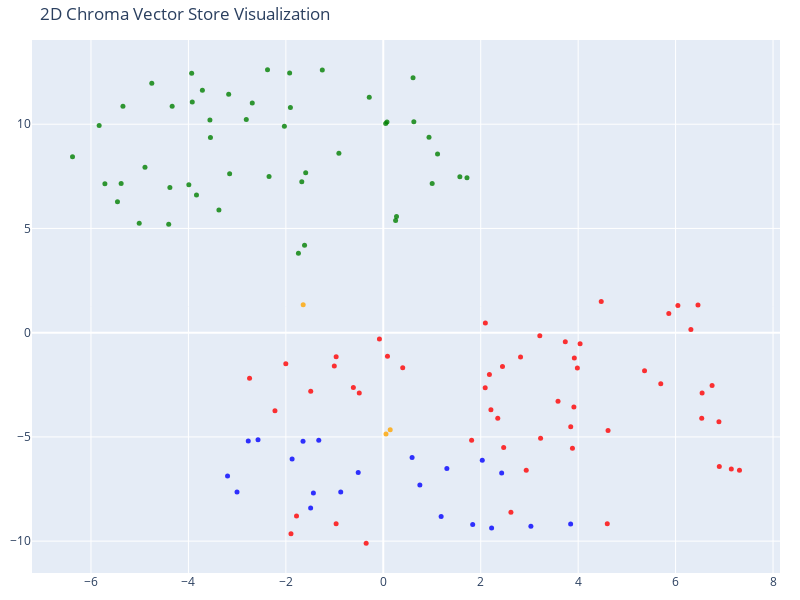

The notebook cell this image was saved under:
### Code cell
# 人間は、2Dで物事を視覚化する方が簡単と感じるので
# T-SNEを使用して、ベクターの寸法を2Dに減らします
# （t分配された確率的隣接埋め込み）

tsne = TSNE(n_components=2, random_state=42)
reduced_vectors = tsne.fit_transform(vectors)

# 2D散布図を作成します
fig = go.Figure(data=[go.Scatter(
    x=reduced_vectors[:, 0],
    y=reduced_vectors[:, 1],
    mode='markers',
    marker=dict(size=5, color=colors, opacity=0.8),
    text=[f"Type: {t}<br>Text: {d[:100]}..." for t, d in zip(doc_types, documents)],
    hoverinfo='text'
)])

fig.update_layout(
    title='2D Chroma Vector Store Visualization',
    scene=dict(xaxis_title='x',yaxis_title='y'),
    width=800,
    height=600,
    margin=dict(r=20, b=10, l=10, t=40)
)

fig.show()

### Figure 1 — Plotly figure (JSON) as saved in the notebook; plotly's stock layout.template omitted (floating-point values rounded to 4 significant figures)
{"data": [{"hoverinfo": "text", "marker": {"color": ["orange", "orange", "orange", "red", "red", "red", "red", "red", "red", "red", "red", "red", "red", "red", "red", "red", "red", "red", "red", "red", "red", "red", "red", "red", "red", "red", "red", "red", "red", "red", "red", "red", "red", "red", "red", "red", "red", "red", "red", "red", "red", "red", "red", "red", "red", "red", "red", "red", "red", "red", "red", "red", "red", "red", "red", "green", "green", "green", "green", "green", "green", "green", "green", "green", "green", "green", "green", "green", "green", "green", "green", "green", "green", "green", "green", "green", "green", "green", "green", "green", "green", "green", "green", "green", "green", "green", "green", "green", "green", "green", "green", "green", "green", "green", "green", "green", "green", "green", "green", "green", "green", "green", "blue", "blue", "blue", "blue", "blue", "blue", "blue", "blue", "blue", "blue", "blue", "blue", "blue", "blue", "blue", "blue", "blue", "blue", "blue", "blue", "blue"], "opacity": 0.8, "size": 5}, "mode": "markers", "text": ["Type: company<br>Text: # About Insurellm\n\nInsurellm was founded by Avery Lancaster in 2015 as an insurance tech startup des...", "Type: company<br>Text: # Careers at Insurellm\n\nInsurellm is hiring! We are looking for talented software engineers, data sc...", "Type: company<br>Text: # Overview of Insurellm\n\nInsurellm is an innovative insurance tech firm with 200 employees across th...", "Type: contracts<br>Text: # Contract with Apex Reinsurance for Rellm: AI-Powered Enterprise Reinsurance Solution\n\n## Terms\n\n1....", "Type: contracts<br>Text: ## Renewal\n\n1. **Automatic Renewal**: This Agreement will automatically renew for successive one-yea...", "Type: contracts<br>Text: 2. **Seamless Integrations**: The architecture of Rellm allows for easy integration with existing sy...", "Type: contracts<br>Text: 1. **Technical Support**: Provider shall offer dedicated technical support to the Client via phone, ...", "Type: contracts<br>Text: **Insurellm, Inc.**  \n_____________________________  \nAuthorized Signature   \nDate: ________________...", "Type: contracts<br>Text: # Contract with Belvedere Insurance for Markellm\n\n## Terms\nThis Contract (\"Agreement\") is made and e...", "Type: contracts<br>Text: ## Renewal\n1. **Renewal Terms**: This Agreement may be renewed for additional one-year terms upon mu...", "Type: contracts<br>Text: ## Features\n1. **AI-Powered Matching**: Belvedere Insurance will benefit from Markellm's AI-powered ...", "Type: contracts<br>Text: ## Support\n1. **Technical Support**: Technical support will be available from 9 AM to 7 PM EST, Mond...", "Type: contracts<br>Text: **Belvedere Insurance**  \nSignature: ______________________  \nName: [Authorized Signatory]  \nTitle: ...", "Type: contracts<br>Text: # Contract with BrightWay Solutions for Markellm\n\n**Contract Date:** October 5, 2023  \n**Contract ID...", "Type: contracts<br>Text: 3. **Service Level Agreement (SLA):**  \n   Insurellm commits to a 99.9% uptime for the platform with...", "Type: contracts<br>Text: 2. **Real-Time Quote Availability:**  \n   Consumers sourced via BrightWay Solutions will receive rea...", "Type: contracts<br>Text: 3. **Training and Onboarding:**  \n   Insurellm agrees to provide one free training session on how to...", "Type: contracts<br>Text: # Contract with EverGuard Insurance for Rellm: AI-Powered Enterprise Reinsurance Solution\n\n**Contrac...", "Type: contracts<br>Text: 4. **Usage Rights**: EverGuard Insurance is granted a non-exclusive, non-transferable license to acc...", "Type: contracts<br>Text: 1. **Core Functionality**: Rellm provides EverGuard Insurance with advanced AI-driven analytics, sea...", "Type: contracts<br>Text: 1. **Customer Support**: Insurellm will provide EverGuard Insurance with 24/7 customer support, incl...", "Type: contracts<br>Text: ---\n\n**Signatures**  \n**For Insurellm**: __________________________  \n**Name**: John Smith  \n**Title...", "Type: contracts<br>Text: # Contract with GreenField Holdings for Markellm\n\n**Effective Date:** November 15, 2023  \n**Contract...", "Type: contracts<br>Text: ## Renewal\n1. **Automatic Renewal**: This contract will automatically renew for sequential one-year ...", "Type: contracts<br>Text: ## Features\n1. **AI-Powered Matching**: Access to advanced algorithms that connect GreenField Holdin...", "Type: contracts<br>Text: ## Support\n1. **Customer Support Access**: The Client will have access to dedicated support through ...", "Type: contracts<br>Text: **Signatures:**  \n_________________________                           _________________________  \n**...", "Type: contracts<br>Text: # Contract with Greenstone Insurance for Homellm\n\n---\n\n## Terms\n\n1. **Parties**: This Contract (\"Agr...", "Type: contracts<br>Text: 4. **Payment Terms**: \n   - The Customer shall pay an amount of $10,000 per month for the Standard T...", "Type: contracts<br>Text: ---\n\n## Features\n\n- **AI-Powered Risk Assessment**: Customer will have access to enhanced risk evalu...", "Type: contracts<br>Text: - **Customer Portal**: A dedicated portal will be provided, allowing the Customer's clients to manag...", "Type: contracts<br>Text: ______________________________  \n[Name], [Title]  \nDate: ______________________\n\n**For Greenstone In...", "Type: contracts<br>Text: # Contract with GreenValley Insurance for Homellm\n\n**Contract Date:** October 6, 2023  \n**Contract N...", "Type: contracts<br>Text: 4. **Confidentiality:** Both parties agree to maintain the confidentiality of proprietary informatio...", "Type: contracts<br>Text: 1. **AI-Powered Risk Assessment:** Access to advanced AI algorithms for real-time risk evaluations.\n...", "Type: contracts<br>Text: 3. **Regular Updates:** Insurellm will offer ongoing updates and enhancements to the Homellm platfor...", "Type: contracts<br>Text: # Contract with Pinnacle Insurance Co. for Homellm\n\n## Terms\nThis contract (\"Contract\") is entered i...", "Type: contracts<br>Text: ## Renewal\n1. **Renewal Terms**: At the end of the initial term, this Contract shall automatically r...", "Type: contracts<br>Text: ## Features\n1. **AI-Powered Risk Assessment**: Utilized for tailored underwriting decisions specific...", "Type: contracts<br>Text: ## Support\n1. **Technical Support**: Insurellm shall provide 24/7 technical support via an email and...", "Type: contracts<br>Text: # Contract with Roadway Insurance Inc. for Carllm\n\n---\n\n## Terms\n\n1. **Agreement Effective Date**: T...", "Type: contracts<br>Text: ---\n\n## Renewal\n\n1. **Automatic Renewal**: This agreement will automatically renew for an additional...", "Type: contracts<br>Text: ---\n\n## Features\n\n1. **Access to Core Features**: Roadway Insurance Inc. will have access to all Pro...", "Type: contracts<br>Text: ---\n\n## Support\n\n1. **Technical Support**: Roadway Insurance Inc. will receive priority technical su...", "Type: contracts<br>Text: # Contract with Stellar Insurance Co. for Rellm\n\n## Terms\nThis contract is made between **Insurellm*...", "Type: contracts<br>Text: ### Termination\nEither party may terminate this agreement with a **30-day written notice**. In the e...", "Type: contracts<br>Text: ## Features\nStellar Insurance Co. will receive access to the following features of the Rellm product...", "Type: contracts<br>Text: ## Support\nInsurellm provides Stellar Insurance Co. with the following support services:\n\n- **24/7 T...", "Type: contracts<br>Text: # Contract with TechDrive Insurance for Carllm\n\n**Contract Date:** October 1, 2024  \n**Contract Dura...", "Type: contracts<br>Text: ## Renewal\n\n1. **Automatic Renewal**: This contract shall automatically renew for additional one-yea...", "Type: contracts<br>Text: ## Support\n\n1. **Customer Support**: Insurellm will provide 24/7 customer support to TechDrive Insur...", "Type: contracts<br>Text: **TechDrive Insurance Representative:**  \nName: Sarah Johnson  \nTitle: Operations Director  \nDate: _...", "Type: contracts<br>Text: # Contract with Velocity Auto Solutions for Carllm\n\n**Contract Date:** October 1, 2023  \n**Contract ...", "Type: contracts<br>Text: ## Renewal\n\n1. **Automatic Renewal**: This contract will automatically renew for successive 12-month...", "Type: contracts<br>Text: ## Support\n\n1. **Customer Support**: Velocity Auto Solutions will have access to Insurellm’s custome...", "Type: employees<br>Text: # HR Record\n\n# Alex Chen\n\n## Summary\n- **Date of Birth:** March 15, 1990  \n- **Job Title:** Backend ...", "Type: employees<br>Text: ## Annual Performance History\n- **2020:**  \n  - Completed onboarding successfully.  \n  - Met expecta...", "Type: employees<br>Text: ## Compensation History\n- **2020:** Base Salary: $80,000  \n- **2021:** Base Salary Increase to $90,0...", "Type: employees<br>Text: Alex Chen continues to be a vital asset at Insurellm, contributing significantly to innovative backe...", "Type: employees<br>Text: # HR Record\n\n# Alex Harper\n\n## Summary\n- **Date of Birth**: March 15, 1993  \n- **Job Title**: Sales ...", "Type: employees<br>Text: ## Annual Performance History  \n- **2021**:  \n  - **Performance Rating**: 4.5/5  \n  - **Key Achievem...", "Type: employees<br>Text: - **2022**:  \n  - **Base Salary**: $65,000 (Promotion to Senior SDR)  \n  - **Bonus**: $13,000 (20% o...", "Type: employees<br>Text: # HR Record\n\n# Alex Thomson\n\n## Summary\n- **Date of Birth:** March 15, 1995  \n- **Job Title:** Sales...", "Type: employees<br>Text: ## Annual Performance History  \n- **2022** - Rated as \"Exceeds Expectations.\" Alex Thomson achieved ...", "Type: employees<br>Text: ## Other HR Notes\n- Alex Thomson is an active member of the Diversity and Inclusion committee at Ins...", "Type: employees<br>Text: # Avery Lancaster\n\n## Summary\n- **Date of Birth**: March 15, 1985  \n- **Job Title**: Co-Founder & Ch...", "Type: employees<br>Text: - **2010 - 2013**: Business Analyst at Edge Analytics  \n  Prior to joining Innovate, Avery worked as...", "Type: employees<br>Text: - **2018**: **Exceeds Expectations**  \n  Under Avery’s pivoted vision, Insurellm launched two new su...", "Type: employees<br>Text: - **2022**: **Satisfactory**  \n  Avery focused on rebuilding team dynamics and addressing employee c...", "Type: employees<br>Text: ## Compensation History\n- **2015**: $150,000 base salary + Significant equity stake  \n- **2016**: $1...", "Type: employees<br>Text: ## Other HR Notes\n- **Professional Development**: Avery has actively participated in leadership trai...", "Type: employees<br>Text: # HR Record\n\n# Emily Carter\n\n## Summary\n- **Date of Birth:** August 12, 1990  \n- **Job Title:** Acco...", "Type: employees<br>Text: - **2017-2019:** Marketing Intern  \n  - Assisted with market research and campaign development for s...", "Type: employees<br>Text: ## Compensation History\n| Year | Base Salary | Bonus         | Total Compensation |\n|------|--------...", "Type: employees<br>Text: Emily Carter exemplifies the kind of talent that drives Insurellm's success and is an invaluable ass...", "Type: employees<br>Text: # HR Record\n\n# Emily Tran\n\n## Summary\n- **Date of Birth:** March 18, 1991  \n- **Job Title:** Digital...", "Type: employees<br>Text: - **January 2017 - May 2018**: Marketing Intern  \n  - Supported the Marketing team by collaborating ...", "Type: employees<br>Text: - **2021**:  \n  - Performance Rating: Meets Expectations  \n  - Key Achievements: Contributed to the ...", "Type: employees<br>Text: - **Professional Development Goals**:  \n  - Emily Tran aims to become a Marketing Manager within the...", "Type: employees<br>Text: # HR Record\n\n# Jordan Blake\n\n## Summary\n- **Date of Birth:** March 15, 1993  \n- **Job Title:** Sales...", "Type: employees<br>Text: ## Annual Performance History\n- **2021:** First year at Insurellm; achieved 90% of monthly targets. ...", "Type: employees<br>Text: ## Other HR Notes\n- Jordan has shown an interest in continuing education, actively participating in ...", "Type: employees<br>Text: # HR Record\n\n# Jordan K. Bishop\n\n## Summary\n- **Date of Birth:** March 15, 1990\n- **Job Title:** Fro...", "Type: employees<br>Text: ## Annual Performance History\n- **2019:** Exceeds Expectations - Continuously delivered high-quality...", "Type: employees<br>Text: ## Compensation History\n- **June 2018:** Starting Salary - $85,000\n- **June 2019:** Salary Increase ...", "Type: employees<br>Text: ## Other HR Notes\n- Jordan K. Bishop has been an integral part of club initiatives, including the In...", "Type: employees<br>Text: # HR Record\n\n# Maxine Thompson\n\n## Summary\n- **Date of Birth:** January 15, 1991  \n- **Job Title:** ...", "Type: employees<br>Text: ## Insurellm Career Progression\n- **January 2017 - October 2018**: **Junior Data Engineer**  \n  * Ma...", "Type: employees<br>Text: ## Annual Performance History\n- **2017**: *Meets Expectations*  \n  Maxine showed potential in her ro...", "Type: employees<br>Text: - **2021**: *Exceeds Expectations*  \n  Maxine spearheaded the transition to a new data warehousing s...", "Type: employees<br>Text: ## Compensation History\n- **2017**: $70,000 (Junior Data Engineer)  \n- **2018**: $75,000 (Junior Dat...", "Type: employees<br>Text: # HR Record\n\n# Oliver Spencer\n\n## Summary\n- **Date of Birth**: May 14, 1990  \n- **Job Title**: Backe...", "Type: employees<br>Text: ## Annual Performance History\n- **2018**: **3/5** - Adaptable team player but still learning to take...", "Type: employees<br>Text: ## Compensation History\n- **March 2018**: Initial salary of $80,000.\n- **July 2019**: Salary increas...", "Type: employees<br>Text: # Samantha Greene\n\n## Summary\n- **Date of Birth:** October 14, 1990\n- **Job Title:** HR Generalist\n-...", "Type: employees<br>Text: ## Annual Performance History\n- **2020:** Exceeds Expectations  \n  Samantha Greene demonstrated exce...", "Type: employees<br>Text: ## Compensation History\n- **2020:** Base Salary - $55,000  \n  The entry-level salary matched industr...", "Type: employees<br>Text: - **2023:** Base Salary - $70,000  \n  Recognized for substantial improvement in employee relations m...", "Type: employees<br>Text: # HR Record\n\n# Samuel Trenton\n\n## Summary\n- **Date of Birth:** April 12, 1989  \n- **Job Title:** Sen...", "Type: employees<br>Text: ## Annual Performance History\n- **2023:** Rating: 4.5/5  \n  *Samuel exceeded expectations, successfu...", "Type: employees<br>Text: ## Compensation History\n- **2023:** Base Salary: $115,000 + Bonus: $15,000  \n  *Annual bonus based o...", "Type: employees<br>Text: - **Engagement in Company Culture:** Regularly participates in team-building events and contributes ...", "Type: products<br>Text: # Product Summary\n\n# Carllm\n\n## Summary\n\nCarllm is an innovative auto insurance product developed by...", "Type: products<br>Text: - **Instant Quoting**: With Carllm, insurance companies can offer near-instant quotes to customers, ...", "Type: products<br>Text: - **Mobile Integration**: Carllm is designed to work seamlessly with mobile applications, providing ...", "Type: products<br>Text: - **Professional Tier**: $2,500/month\n  - For medium-sized companies.\n  - All Basic Tier features pl...", "Type: products<br>Text: ### Q2 2025: Customer Experience Improvements\n- Launch of a new **mobile app** for end-users.\n- Intr...", "Type: products<br>Text: # Product Summary\n\n# Homellm\n\n## Summary\nHomellm is an innovative home insurance product developed b...", "Type: products<br>Text: ### 2. Dynamic Pricing Model\nWith Homellm's innovative dynamic pricing model, insurance providers ca...", "Type: products<br>Text: ### 5. Multi-Channel Integration\nHomellm seamlessly integrates into existing insurance platforms, pr...", "Type: products<br>Text: - **Basic Tier:** Starting at $5,000/month for small insurers with basic integration features.\n- **S...", "Type: products<br>Text: All tiers include a comprehensive training program and ongoing updates to ensure optimal performance...", "Type: products<br>Text: With Homellm, Insurellm is committed to transforming the landscape of home insurance, ensuring both ...", "Type: products<br>Text: # Product Summary\n\n# Markellm\n\n## Summary\n\nMarkellm is an innovative two-sided marketplace designed ...", "Type: products<br>Text: - **User-Friendly Interface**: Designed with user experience in mind, Markellm features an intuitive...", "Type: products<br>Text: - **Customer Support**: Our dedicated support team is always available to assist both consumers and ...", "Type: products<br>Text: ### For Insurance Companies:\n- **Basic Listing Fee**: $199/month for a featured listing on the platf...", "Type: products<br>Text: ### Q3 2025\n- Initiate a comprehensive marketing campaign targeting both consumers and insurers to i...", "Type: products<br>Text: # Product Summary\n\n# Rellm: AI-Powered Enterprise Reinsurance Solution\n\n## Summary\n\nRellm is an inno...", "Type: products<br>Text: ### Seamless Integrations\nRellm's architecture is designed for effortless integration with existing ...", "Type: products<br>Text: ### Regulatory Compliance Tools\nRellm includes built-in compliance tracking features to help organiz...", "Type: products<br>Text: Join the growing number of organizations leveraging Rellm to enhance their reinsurance processes whi...", "Type: products<br>Text: Experience the future of reinsurance with Rellm, where innovation meets reliability. Let Insurellm h..."], "type": "scatter", "x": [0.1418, -1.644, 0.05485, 4.613, 3.882, 2.934, 2.092, 5.861, 5.695, 7.311, 2.62, 2.178, 6.314, 6.544, 6.536, 6.889, 6.749, 3.847, 3.229, 2.471, 2.35, 4.474, 5.362, 6.897, -0.3516, 4.598, 6.047, 3.921, 2.095, -1.782, 2.817, 6.459, 4.039, 3.736, -0.9683, 3.213, 3.983, 7.143, -1.895, 2.447, -2.001, -2.745, -2.224, -1.49, 3.587, 3.912, 1.813, 2.209, -0.9679, -0.6143, 0.08622, -0.07959, -1.006, -0.4932, 0.3988, -5.381, 0.07545, -3.921, -1.742, -3.991, -2.812, -3.548, -3.835, -2.03, -3.374, 0.2526, 1.003, 1.572, 1.717, -3.933, 0.271, -3.154, -0.9114, -3.174, -1.616, -2.345, -1.593, -2.689, -1.673, -4.381, -3.558, -4.405, -5.456, 0.627, -4.752, -5.01, -6.379, -5.832, 0.9382, 1.114, -5.344, -5.715, 0.04854, -4.334, -1.252, -0.2883, -2.376, -1.923, -4.892, -1.906, -3.713, 0.6108, -1.325, -1.647, -2.571, -2.772, -1.872, -0.8739, -1.491, -1.435, -3.197, -3.003, -0.5148, 1.835, 2.223, 3.03, 3.846, 1.187, 1.305, 2.43, 2.032, 0.7503, 0.5909], "y": [-4.66, 1.334, -4.857, -4.696, -5.544, -6.601, -2.646, 0.9218, -2.445, -6.603, -8.616, -2.01, 0.1581, -2.894, -4.099, -4.268, -2.529, -4.507, -5.069, -5.505, -4.105, 1.49, -1.827, -6.414, -10.1, -9.169, 1.307, -1.211, 0.4612, -8.793, -1.167, 1.327, -0.5342, -0.4401, -9.168, -0.1472, -1.7, -6.539, -9.643, -1.619, -1.495, -2.191, -3.74, -2.805, -3.287, -3.571, -5.156, -3.703, -1.159, -2.625, -1.126, -0.3014, -1.597, -2.889, -1.687, 7.162, 10.11, 11.07, 3.806, 7.098, 10.23, 9.36, 6.61, 9.904, 5.888, 5.386, 7.155, 7.477, 7.431, 12.45, 5.573, 7.627, 8.604, 11.43, 4.19, 7.497, 7.666, 11.02, 7.235, 6.961, 10.2, 5.207, 6.281, 10.12, 11.96, 5.249, 8.433, 9.938, 9.373, 8.575, 10.86, 7.147, 10.03, 10.86, 12.6, 11.29, 12.61, 12.45, 7.931, 10.81, 11.63, 12.23, -5.159, -5.209, -5.133, -5.194, -6.065, -7.649, -8.407, -7.686, -6.873, -7.64, -6.704, -9.207, -9.373, -9.285, -9.181, -8.821, -6.514, -6.73, -6.115, -7.301, -5.993]}], "layout": {"height": 600, "margin": {"b": 10, "l": 10, "r": 20, "t": 40}, "scene": {"xaxis": {"title": {"text": "x"}}, "yaxis": {"title": {"text": "y"}}}, "title": {"text": "2D Chroma Vector Store Visualization"}, "width": 800}}
